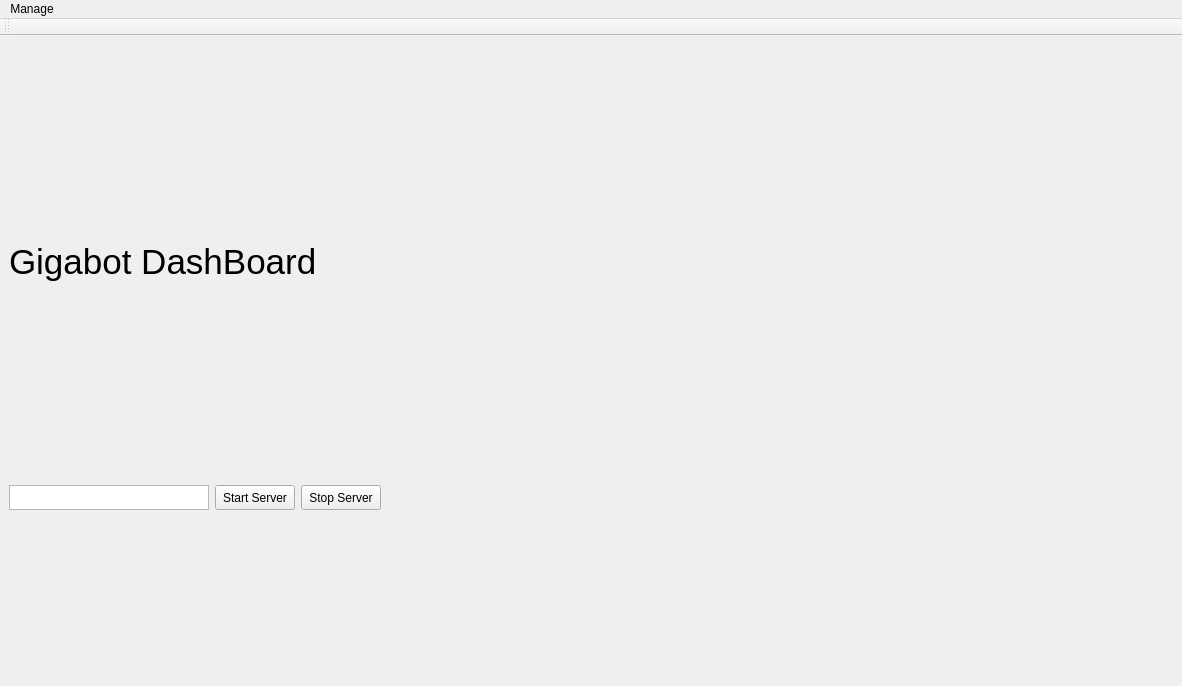
<?xml version="1.0" encoding="UTF-8"?>
<ui version="4.0">
 <class>DashboardWindow</class>
 <widget class="QMainWindow" name="DashboardWindow">
  <property name="geometry">
   <rect>
    <x>0</x>
    <y>0</y>
    <width>1182</width>
    <height>686</height>
   </rect>
  </property>
  <property name="windowTitle">
   <string>Gigabot Dashboard</string>
  </property>
  <widget class="QWidget" name="centralwidget">
   <layout class="QGridLayout" name="gridLayout">
    <item row="0" column="0">
     <layout class="QHBoxLayout" name="Header">
      <item>
       <widget class="QLabel" name="DashboardTitle">
        <property name="sizePolicy">
         <sizepolicy hsizetype="Preferred" vsizetype="Fixed">
          <horstretch>0</horstretch>
          <verstretch>0</verstretch>
         </sizepolicy>
        </property>
        <property name="font">
         <font>
          <pointsize>24</pointsize>
         </font>
        </property>
        <property name="text">
         <string>&lt;html&gt;&lt;head/&gt;&lt;body&gt;&lt;p&gt;&lt;span style=&quot; font-size:26pt;&quot;&gt;Gigabot DashBoard&lt;/span&gt;&lt;/p&gt;&lt;/body&gt;&lt;/html&gt;</string>
        </property>
       </widget>
      </item>
      <item>
       <widget class="QLabel" name="Re3dIcon">
        <property name="sizePolicy">
         <sizepolicy hsizetype="Fixed" vsizetype="Fixed">
          <horstretch>0</horstretch>
          <verstretch>0</verstretch>
         </sizepolicy>
        </property>
        <property name="maximumSize">
         <size>
          <width>100</width>
          <height>100</height>
         </size>
        </property>
        <property name="focusPolicy">
         <enum>Qt::NoFocus</enum>
        </property>
        <property name="text">
         <string/>
        </property>
        <property name="pixmap">
         <pixmap>img/re3d.png</pixmap>
        </property>
        <property name="scaledContents">
         <bool>true</bool>
        </property>
       </widget>
      </item>
     </layout>
    </item>
    <item row="3" column="0">
     <layout class="QVBoxLayout" name="Dashboard"/>
    </item>
    <item row="1" column="0">
     <layout class="QHBoxLayout" name="buttons">
      <property name="sizeConstraint">
       <enum>QLayout::SetDefaultConstraint</enum>
      </property>
      <item>
       <widget class="QTextBrowser" name="ServerStatus">
        <property name="sizePolicy">
         <sizepolicy hsizetype="Fixed" vsizetype="Fixed">
          <horstretch>0</horstretch>
          <verstretch>0</verstretch>
         </sizepolicy>
        </property>
        <property name="minimumSize">
         <size>
          <width>0</width>
          <height>25</height>
         </size>
        </property>
        <property name="maximumSize">
         <size>
          <width>200</width>
          <height>25</height>
         </size>
        </property>
        <property name="verticalScrollBarPolicy">
         <enum>Qt::ScrollBarAlwaysOff</enum>
        </property>
        <property name="horizontalScrollBarPolicy">
         <enum>Qt::ScrollBarAlwaysOff</enum>
        </property>
       </widget>
      </item>
      <item>
       <widget class="QPushButton" name="StartServer">
        <property name="sizePolicy">
         <sizepolicy hsizetype="Minimum" vsizetype="Fixed">
          <horstretch>0</horstretch>
          <verstretch>0</verstretch>
         </sizepolicy>
        </property>
        <property name="minimumSize">
         <size>
          <width>80</width>
          <height>0</height>
         </size>
        </property>
        <property name="maximumSize">
         <size>
          <width>100</width>
          <height>25</height>
         </size>
        </property>
        <property name="text">
         <string>Start Server</string>
        </property>
       </widget>
      </item>
      <item>
       <widget class="QPushButton" name="StopServer">
        <property name="maximumSize">
         <size>
          <width>100</width>
          <height>25</height>
         </size>
        </property>
        <property name="text">
         <string>Stop Server</string>
        </property>
       </widget>
      </item>
      <item>
       <spacer name="horizontalSpacer">
        <property name="orientation">
         <enum>Qt::Horizontal</enum>
        </property>
        <property name="sizeHint" stdset="0">
         <size>
          <width>40</width>
          <height>20</height>
         </size>
        </property>
       </spacer>
      </item>
     </layout>
    </item>
   </layout>
  </widget>
  <widget class="QMenuBar" name="menubar">
   <property name="geometry">
    <rect>
     <x>0</x>
     <y>0</y>
     <width>1182</width>
     <height>22</height>
    </rect>
   </property>
   <property name="nativeMenuBar">
    <bool>false</bool>
   </property>
   <widget class="QMenu" name="Manage">
    <property name="title">
     <string>Manage</string>
    </property>
    <addaction name="AddMachine"/>
    <addaction name="ViewConnected"/>
    <addaction name="Settings"/>
    <addaction name="Quit"/>
   </widget>
   <addaction name="Manage"/>
  </widget>
  <widget class="QToolBar" name="toolBar">
   <property name="windowTitle">
    <string>toolBar</string>
   </property>
   <attribute name="toolBarArea">
    <enum>TopToolBarArea</enum>
   </attribute>
   <attribute name="toolBarBreak">
    <bool>false</bool>
   </attribute>
  </widget>
  <action name="AddMachine">
   <property name="text">
    <string>Add Machine</string>
   </property>
  </action>
  <action name="ViewConnected">
   <property name="text">
    <string>View Connected Devices</string>
   </property>
  </action>
  <action name="Settings">
   <property name="text">
    <string>Settings</string>
   </property>
  </action>
  <action name="Quit">
   <property name="text">
    <string>Quit</string>
   </property>
  </action>
 </widget>
 <resources/>
 <connections/>
</ui>
